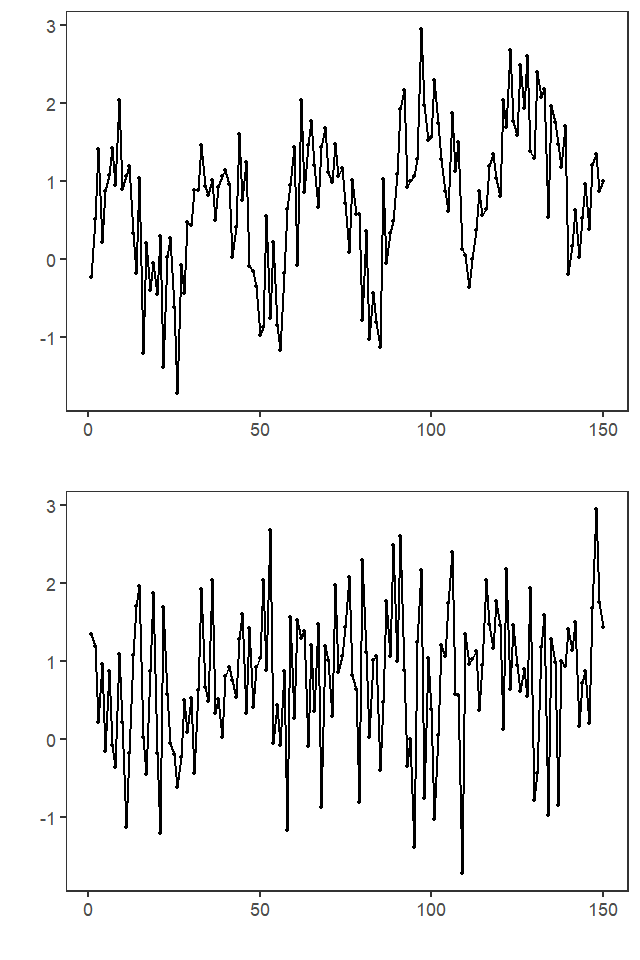

Reproduce this figure in R.
source("slides/utils.R")

set.seed(2)

T <- 150
t <- 1:T
x <- sin(2*pi*t/30) + 0.01*t + rnorm(T, sd = 0.5)

perm <- sample(T)
x_perm <- x[perm]


TSED_WIDTH <- 640
TSED_HEIGHT <- 480

obj <- harbinger::harbinger()

har_save_plot(
  file = "slides/01-03a.png",
  obj, x, idx = t, mark.cp = FALSE,
  width = TSED_WIDTH,
  height = TSED_HEIGHT
)

har_save_plot(
  file = "slides/01-03b.png",
  obj, x_perm, idx = t, mark.cp = FALSE,
  width = TSED_WIDTH,
  height = TSED_HEIGHT
)


har_concat_png("slides/01-03.png", c("slides/01-03a.png", "slides/01-03b.png"))
